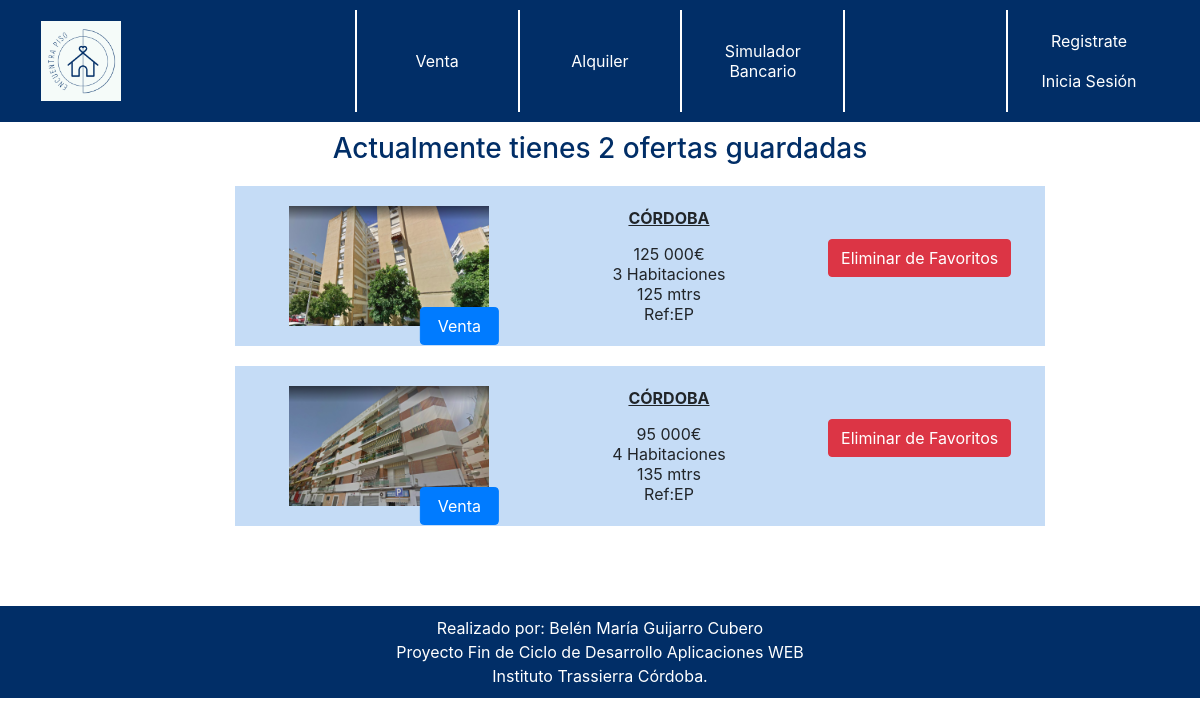
The page /favoritos/2/ on the database its author committed.
### applications/inmuebles/models.py (models this page shows, shortened)
class Favoritos(models.Model):
	oferta=models.ForeignKey("operaciones.Oferta",on_delete=models.CASCADE)
	usuario=models.ForeignKey("administracion.Cliente",on_delete=models.CASCADE)

class Inmueble(models.Model):
	PROVINCE_CHOICES =(
		('01', 'Alaba'), ('02', 'Albacete'), ('03', 'Alicante'),
		('04', 'Almería'), ('05', 'Ávila'), ('06', 'Badajoz'),
		('07', 'Islas Baleares'), ('08', 'Barcelona'), ('09', 'Burgos'),
		('10', 'Cáceres'), ('11', 'Cádiz'), ('12', 'Castellón'),
		('13', 'Ciudad Real'), ('14', 'Córdoba'), ('15', 'A Coruña'),
		('16', 'Cuenca'), ('17', 'Girona'), ('18', 'Granada'),
		('19', 'Guadalajara'), ('20', 'Guipúzcoa'), ('21', 'Huelva'),
		('22', 'Huesca'), ('23', 'Jaén'), ('24', 'León'),
		('25', 'Lleida'), ('26', 'La Rioja'), ('27', 'Lugo'),
		('28', 'Madrid'), ('29', 'Málaga'), ('30', 'Murcia'),
		('31', 'Navarra'), ('32', 'Ourense'), ('33', 'Asturias'),
		('34', 'Palencia'), ('35', 'Las Palmas'), ('36', 'Pontevedra'),
		('37', 'Salamanca'), ('38', 'Santa Cruz de Tenerife'), ('39', 'Cantabria'),
		('40', 'Segovia'), ('41', 'Sevilla'), ('42', 'Soria'),
		('43', 'Tarragona'), ('44', 'Teruel'), ('45', 'Toledo'),
		('46', 'Valencia'), ('47', 'Valladolid'), ('48', 'Vizcaya'),
		('49', 'Zamora'), ('50', 'Zaragoza'), ('51', 'Ceuta'), ('52', 'Melilla')
		)
	HABITACIONES_CHOICES=(
        ('0', 'Loft'),
        ('1', '1 Habitacion'),
        ('2', '2 Habitaciones'),
        ('3', '3 Habitaciones'),
        ('4', '4 Habitaciones'),
        ('5', '5 Habitaciones'),
        ('6', 'Más de 5'),
        )
	ORIENTACION_CHOICES=(
	 	('1', '(N) Norte'),
        ('2', '(NO) Noreste'),
        ('3', '(E) Este'),
        ('4', '(SE) Sureste'),
        ('5', '(S) Sur'),
        ('6', '(SO) Suroeste'),
        ('7', '(O) Oeste'),
        ('8', '(NO) Noroeste'),
	 	)
	propietario= models.ForeignKey("administracion.Propietario", verbose_name="propietario",on_delete=models.CASCADE )
	direccion= models.CharField('Direccion', max_length=200)
	localizacion= models.CharField('Localización', max_length=2, choices=PROVINCE_CHOICES)
	codigo_postal= models.IntegerField('CP',)
	metros=models.IntegerField('Metros',)
	habitacion=models.CharField('Habitación', max_length=1, choices=HABITACIONES_CHOICES)
	planta=models.IntegerField('Planta',)
	wc=models.IntegerField('Baños',)
	orientacion=models.CharField('Orientación', max_length=1, choices=ORIENTACION_CHOICES)
	construccion=models.IntegerField('Año Construcción',)
	comunidad=models.DecimalField('Precio Comunidad', max_digits=6, decimal_places=2)
	ascensor=models.BooleanField('Ascensor', default=False)
	terraza=models.BooleanField('Terraza', default=False)
	patio=models.BooleanField('Patio', default=False)
	observacion= models.CharField('Observacion', max_length=1024)
	imagenPrincipal= models.ImageField("ImagenPrincipal",upload_to="imagenes/")
	imagen1=models.ImageField("imagen1",upload_to="imagenes/",default="imagenes/pordefecto.png",blank=True, null=True)
	imagen2=models.ImageField("imagen2",upload_to="imagenes/",default="imagenes/pordefecto.png",blank=True, null=True)
	imagen3=models.ImageField("imagen3",upload_to="imagenes/",default="imagenes/pordefecto.png",blank=True, null=True)
	imagen4=models.ImageField("imagen4",upload_to="imagenes/",default="imagenes/pordefecto.png",blank=True, null=True)
	activo=models.BooleanField('Activo', default=True)
	created_at = models.DateTimeField(auto_now_add=True, null=True)
	updated_at = models.DateTimeField(auto_now_add=True, null=True)
	class Meta:
		ordering = ["localizacion","direccion"]

### applications/operaciones/models.py (models this page shows, shortened)
class Oferta(models.Model):
	inmueble= models.ForeignKey("inmuebles.Inmueble", verbose_name=("Inmueble"),on_delete=models.CASCADE)
	vendedor=models.ForeignKey("administracion.Trabajador", verbose_name=("trabajador"),on_delete=models.SET_NULL, blank=True,null=True)
	precio=models.DecimalField('Precio', max_digits=13, decimal_places=6)
	descuento=models.DecimalField('Descuento', max_digits=5, decimal_places=2, default=0)
	tipo=models.CharField("tipo",max_length=1)
	activa=models.BooleanField('Activo', default=True)
	updated_at = models.DateTimeField(auto_now_add=True, null=True)
	created_at = models.DateTimeField(auto_now_add=True, null=True)

### applications/operaciones/views.py (the view, shortened to what this page needs)
# urls.py: path('favoritos/<int:id>/',views.Megusta.as_view(),name="Favoritos"),
class Megusta(View):
    def get(self, request, id):
        clientes=Cliente.objects.all()
        trabajadores=Trabajador.objects.all()
        user=User.objects.get(id=id)
        cliente=Cliente.objects.get(usuario=user)
        favoritos=Favoritos.objects.filter(usuario=cliente)
        contador=len(favoritos)
        return render(request,"favoritos.html", {"favoritos":favoritos,"contador":contador,"clientes":clientes,"trabajadores":trabajadores})

### templates/favoritos.html (shortened to what this page needs)
{% extends "base.html" %}
{% load static %}
{% load humanize %}
{% block head %}
{% include 'cabecera.html' %}
{% endblock head %}
{% block content %}
<center>
	<h3>
		{%if contador %}
		Actualmente tienes {{contador}} ofertas guardadas
		{%endif%}
	</h3>
</center>
<ul>
	{% for f in favoritos %}
	<ol style="margin:20px">
		<table style="margin:auto;" width="75%">
			<tr style="padding:10px">
				<td width="20%" align="center" style="background-color:#c5dcf6; padding:20px 10px; margin:10px 10px">
					<div id="foto">
						<a href="{% url 'app_inmuebles:Info' f.oferta.id %}" class="text-decoration-none">
							<img src={{f.oferta.inmueble.imagenPrincipal.url}} width="200px">
							{% if f.oferta.tipo == "1" %}
							<button class="btn btn-primary">Alquiler</button>
							{% else %}
							<button class="btn btn-primary">&nbsp;Venta&nbsp;</button>
							{% endif %}
						</a>
					</div>
				</td>
				<td width="20%" align="center" style="background-color:#c5dcf6; padding:10px 10px">
					<div>
						<p stytle="font-weight:bold;padding-button:15px">
							<u><b>{{f.oferta.inmueble.get_localizacion_display|upper}}</b></u></p>
						{{f.oferta.precio|floatformat:0|intcomma }}€<br />
						{{f.oferta.inmueble.get_habitacion_display}}<br />
						{{f.oferta.inmueble.metros}} mtrs<br />
						Ref:EP{{o.id}}
					</div>
				</td>
				<td width="20%" align="center" style="background-color:#c5dcf6; padding:10px 10px">
					<form action="" method="post">
						<button type="submit" id="favorito" class="btn btn-danger">Eliminar de Favoritos </button>
					</form>
				</td>
			</tr>
		</table>
	</ol>
	{% endfor %}
</ul>
{% endblock content %}

### encuentrapiso/static/css/estilos.css (style rules this page uses)
h3 { color:#012e67; padding-top:10px; }
#foto { position:relative; display:inline-block; }
#foto button { position: absolute; top: 100%; left: 85%; transform: translate(-50%, -50%); }

### rows shown on the page
Favoritos: oferta.inmueble.imagenPrincipal (picture), shows "Venta", oferta.inmueble.localizacion "CÓRDOBA", oferta.precio "125 000", oferta.inmueble.habitacion "3 Habitaciones", oferta.inmueble.metros "125"
Favoritos: oferta.inmueble.imagenPrincipal (picture), shows "Venta", oferta.inmueble.localizacion "CÓRDOBA", oferta.precio "95 000", oferta.inmueble.habitacion "4 Habitaciones", oferta.inmueble.metros "135"

### other values the page prints
{{ contador }} "2"
